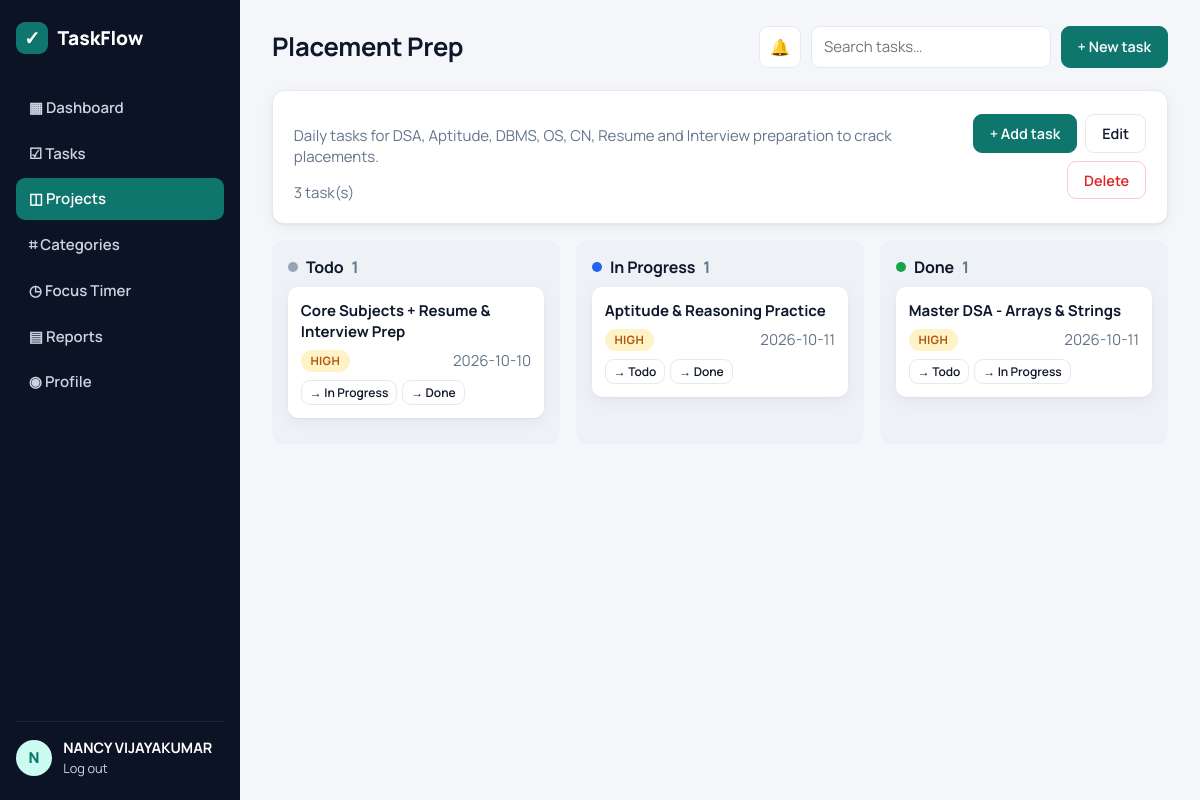
Page /projects/1 (signed in) on the committed database.
### tables this page shows
CREATE TABLE users (
  id INTEGER PRIMARY KEY AUTOINCREMENT,
  username TEXT UNIQUE NOT NULL,
  email TEXT UNIQUE NOT NULL,
  full_name TEXT DEFAULT '',
  password_hash TEXT NOT NULL,
  created_at TIMESTAMP DEFAULT CURRENT_TIMESTAMP
);

CREATE TABLE projects (
  id INTEGER PRIMARY KEY AUTOINCREMENT,
  user_id INTEGER NOT NULL REFERENCES users(id) ON DELETE CASCADE,
  name TEXT NOT NULL,
  description TEXT DEFAULT '',
  color TEXT DEFAULT '#2563eb',
  created_at TIMESTAMP DEFAULT CURRENT_TIMESTAMP
);

CREATE TABLE tasks (
  id INTEGER PRIMARY KEY AUTOINCREMENT,
  user_id INTEGER NOT NULL REFERENCES users(id) ON DELETE CASCADE,
  project_id INTEGER REFERENCES projects(id) ON DELETE SET NULL,
  category_id INTEGER REFERENCES categories(id) ON DELETE SET NULL,
  title TEXT NOT NULL,
  description TEXT DEFAULT '',
  status TEXT NOT NULL DEFAULT 'todo' CHECK (status IN ('todo','in_progress','done')),
  priority TEXT NOT NULL DEFAULT 'medium' CHECK (priority IN ('low','medium','high','urgent')),
  due_date DATE,
  created_at TIMESTAMP DEFAULT CURRENT_TIMESTAMP,
  completed_at TIMESTAMP
);

### projects.py (the view)
@bp.route("/<int:pid>")
@login_required
def detail(pid):
    project = get_project(pid)
    tasks = get_db().execute("SELECT * FROM tasks WHERE project_id = ? ORDER BY status, due_date", (pid,)).fetchall()
    board = {s: [t for t in tasks if t["status"] == s] for s in ("todo", "in_progress", "done")}
    return render_template("projects/detail.html", project=project, board=board, total=len(tasks))

### app.py (called while the page is built)
def create_app(test_config=None):
    app = Flask(__name__)
    app.config.from_object(Config)
    if test_config:
        app.config.update(test_config)
    db.init_app(app)
    sounds.ensure_sounds(app.static_folder)
    os.makedirs(app.config["RECORDINGS_DIR"], exist_ok=True)
    if not app.config.get("TESTING"):
        push.start_reminder_scheduler(app)
    for module in (auth, dashboard, projects, tasks, categories, reports, profile, focus, push):
        app.register_blueprint(module.bp)
    @app.template_filter("label")
    def label(value):
        return (value or "").replace("_", " ").title()
    @app.errorhandler(404)
    def not_found(e):
        return render_template("error.html", code=404, message="Page not found"), 404
    @app.errorhandler(400)
    def bad_request(e):
        return render_template("error.html", code=400, message="Bad request"), 400
    return app

### auth.py (called while the page is built)
def login_required(view):
    @functools.wraps(view)
    def wrapped(**kwargs):
        if g.user is None:
            flash("Please log in to continue.", "warning")
            return redirect(url_for("auth.login"))
        return view(**kwargs)
    return wrapped

@bp.before_app_request
def load_user():
    uid = session.get("user_id")
    g.user = get_db().execute("SELECT * FROM users WHERE id = ?", (uid,)).fetchone() if uid else None

### db.py (called while the page is built)
def get_db():
    if "db" not in g:
        g.db = sqlite3.connect(current_app.config["DATABASE"])
        g.db.row_factory = sqlite3.Row
        g.db.execute("PRAGMA foreign_keys = ON")
    return g.db

### projects.py (called while the page is built)
def get_project(pid):
    p = get_db().execute("SELECT * FROM projects WHERE id = ? AND user_id = ?", (pid, g.user["id"])).fetchone()
    if p is None:
        abort(404)
    return p

### templates/projects/detail.html
{% extends "base.html" %}{% block title %}{{ project.name }}{% endblock %}
{% block heading %}{{ project.name }}{% endblock %}
{% block content %}
<div class="card row-between" style="--pc: {{ project.color }}">
  <div><p class="muted">{{ project.description or 'No description' }}</p><span class="muted">{{ total }} task(s)</span></div>
  <div class="row-end">
    <a class="btn btn-primary" href="{{ url_for('tasks.edit', project=project.id) }}">+ Add task</a>
    <a class="btn" href="{{ url_for('projects.edit', pid=project.id) }}">Edit</a>
    <form method="post" action="{{ url_for('projects.delete', pid=project.id) }}" onsubmit="return confirm('Delete project? Tasks will be kept without a project.')"><button class="btn btn-danger">Delete</button></form>
  </div>
</div>
<div class="board">
{% for status, items in board.items() %}
  <div class="column">
    <h3><span class="dot status-{{ status }}"></span>{{ status|label }} <span class="muted">{{ items|length }}</span></h3>
    {% for t in items %}
    <div class="kanban-card">
      <a href="{{ url_for('tasks.detail', tid=t.id) }}"><strong>{{ t.title }}</strong></a>
      <div class="row-between"><span class="badge prio-{{ t.priority }}">{{ t.priority|label }}</span><span class="muted">{{ t.due_date or '' }}</span></div>
      <div class="move">
        {% for s in ['todo','in_progress','done'] if s != status %}
        <form method="post" action="{{ url_for('tasks.set_status', tid=t.id, status=s) }}"><button class="btn btn-xs">→ {{ s|label }}</button></form>
        {% endfor %}
      </div>
    </div>
    {% else %}<p class="muted small">Nothing here.</p>{% endfor %}
  </div>
{% endfor %}
</div>
{% endblock %}

### templates/base.html (shortened to what this page needs)
<!doctype html>
<html lang="en">
<head>
  <link rel="stylesheet" href="{{ url_for('static', filename='css/style.css') }}">
</head>
<body data-sounds="{{ url_for('static', filename='sounds/') }}">
{% if g.user %}
<div class="layout">
  <aside class="sidebar">
    <div class="brand"><span class="logo">✓</span> TaskFlow</div>
    {% set ep = request.endpoint or '' %}
    <nav>
      <a href="{{ url_for('dashboard.index') }}" class="{{ 'active' if ep.startswith('dashboard') }}">▦ Dashboard</a>
      <a href="{{ url_for('tasks.list_tasks') }}" class="{{ 'active' if ep.startswith('tasks') }}">☑ Tasks</a>
      <a href="{{ url_for('projects.list_projects') }}" class="{{ 'active' if ep.startswith('projects') }}">◫ Projects</a>
      <a href="{{ url_for('categories.index') }}" class="{{ 'active' if ep.startswith('categories') }}">⌗ Categories</a>
      <a href="{{ url_for('focus.index') }}" class="{{ 'active' if ep.startswith('focus') }}">◷ Focus Timer</a>
      <a href="{{ url_for('reports.index') }}" class="{{ 'active' if ep.startswith('reports') }}">▤ Reports</a>
      <a href="{{ url_for('profile.index') }}" class="{{ 'active' if ep.startswith('profile') }}">◉ Profile</a>
    </nav>
    <div class="sidebar-foot">
      <div class="avatar">{{ g.user['username'][0]|upper }}</div>
      <div><strong>{{ g.user['full_name'] or g.user['username'] }}</strong><a href="{{ url_for('auth.logout') }}">Log out</a></div>
    </div>
  </aside>
  <main class="content">
    <header class="topbar">
      <h1>{% block heading %}{% endblock %}</h1>
      <div class="topbar-actions">
        <button type="button" class="btn icon-btn" id="soundToggle" title="Sounds">🔊</button>
        <form action="{{ url_for('tasks.list_tasks') }}" class="search"><input name="q" placeholder="Search tasks…"></form>
        <a class="btn btn-primary" href="{{ url_for('tasks.edit') }}">+ New task</a>
      </div>
    </header>
    {% block content %}{% endblock %}
  </main>
</div>
{% else %}
<main class="auth-wrap">
  {% include "_flash.html" %}
  {% block auth %}{% endblock %}
</main>
{% endif %}
</body>
</html>

### static/css/style.css (style rules this page uses)
:root { --bg:#f4f6fa;--surface:#fff;--ink:#0f172a;--muted:#64748b;--line:#e5e9f0; --primary:#0f766e;--primary-ink:#fff;--primary-soft:#ccfbf1; --danger:#dc2626;--warn:#d97706;--ok:#16a34a;--info:#2563eb; --sidebar:#0b1324;--sidebar-ink:#cbd5e1; --radius:12px;--shadow:0 1px 2px rgba(15,23,42,.05),0 4px 16px rgba(15,23,42,.05); }
* { box-sizing:border-box }
body { margin:0;font-family:Manrope,system-ui,sans-serif;background:var(--bg);color:var(--ink);font-size:15px }
a { color:var(--primary);text-decoration:none }
h1,h2,h3 { margin:0 0 .6rem;letter-spacing:-.01em }
h3 { font-size:1rem }
.muted { color:var(--muted) }
.layout { display:flex;min-height:100vh }
.sidebar { width:240px;background:var(--sidebar);color:var(--sidebar-ink);display:flex;flex-direction:column;padding:1.4rem 1rem;position:sticky;top:0;height:100vh }
.brand { display:flex;align-items:center;gap:.6rem;font-weight:800;font-size:1.2rem;color:#fff;margin-bottom:2rem }
.logo { display:grid;place-items:center;width:32px;height:32px;border-radius:9px;background:var(--primary);color:#fff }
.sidebar nav { display:flex;flex-direction:column;gap:.25rem;flex:1 }
.sidebar nav a { color:var(--sidebar-ink);padding:.65rem .8rem;border-radius:9px;font-weight:600 }
.sidebar nav a.active { background:var(--primary);color:#fff }
.sidebar-foot { display:flex;gap:.7rem;align-items:center;border-top:1px solid rgba(255,255,255,.08);padding-top:1rem }
.sidebar-foot strong { display:block;color:#fff;font-size:.9rem }
.sidebar-foot a { color:var(--sidebar-ink);font-size:.8rem }
.avatar { width:36px;height:36px;border-radius:50%;background:var(--primary-soft);color:var(--primary);display:grid;place-items:center;font-weight:800;flex-shrink:0 }
.content { flex:1;padding:1.6rem 2rem;max-width:1200px;min-width:0 }
.topbar { display:flex;justify-content:space-between;align-items:center;margin-bottom:1.4rem;gap:1rem;flex-wrap:wrap }
.topbar h1 { font-size:1.6rem;margin:0 }
.topbar-actions { display:flex;gap:.6rem }
.search input { width:240px }
.card { background:var(--surface);border:1px solid var(--line);border-radius:var(--radius);padding:1.2rem 1.3rem;box-shadow:var(--shadow);margin-bottom:1rem }
.btn { display:inline-flex;align-items:center;gap:.3rem;padding:.55rem 1rem;border-radius:9px;border:1px solid var(--line);background:var(--surface);color:var(--ink);font:inherit;font-weight:600;cursor:pointer;font-size:.9rem }
.btn-primary { background:var(--primary);border-color:var(--primary);color:var(--primary-ink) }
.btn-danger { color:var(--danger);border-color:#fecaca }
.btn-xs { padding:.2rem .5rem;font-size:.75rem }
input,select,textarea { font:inherit;padding:.6rem .75rem;border:1px solid var(--line);border-radius:9px;background:#fff;color:var(--ink);width:100% }
.row-between { display:flex;justify-content:space-between;align-items:center;gap:1rem }
.row-end { display:flex;justify-content:flex-end;gap:.5rem;align-items:center;flex-wrap:wrap }
.row-end form,.status-switch form,.move form,.subtask form { margin:0 }
.dot { width:10px;height:10px;border-radius:50%;display:inline-block }
.status-todo { background:#94a3b8 }
.status-in_progress { background:var(--info) }
.status-done { background:var(--ok) }
.badge { font-size:.72rem;font-weight:700;padding:.22rem .6rem;border-radius:99px;text-transform:uppercase;letter-spacing:.03em }
.prio-high { background:#fef3c7;color:#b45309 }
.board { display:grid;grid-template-columns:repeat(3,1fr);gap:1rem }
.column { background:#eef2f7;border-radius:var(--radius);padding:1rem;min-height:200px }
.column h3 { display:flex;align-items:center;gap:.5rem }
.kanban-card { background:var(--surface);border-radius:10px;padding:.8rem;margin-bottom:.6rem;box-shadow:var(--shadow);display:flex;flex-direction:column;gap:.5rem }
.kanban-card a { color:var(--ink) }
.move { display:flex;gap:.3rem;flex-wrap:wrap }
.icon-btn { padding:.5rem .65rem;font-size:1rem }

### rows in the picture
users: username "N", full_name "NANCY VIJAYAKUMAR"
projects: name "Placement Prep", description "Daily tasks for DSA, Aptitude, DBMS, OS, CN, Resume and Interview preparation to crack placements."
tasks: title "Core Subjects + Resume & Interview Prep", priority|label "HIGH", due_date "2026-10-10", status "In Progress" "Done"
tasks: title "Aptitude & Reasoning Practice", priority|label "HIGH", due_date "2026-10-11", status "Todo" "Done"
tasks: title "Master DSA - Arrays & Strings", priority|label "HIGH", due_date "2026-10-11", status "Todo" "In Progress"

### other values in the picture
{{ total }} "3"
{{ status|label }} "Todo" "In Progress" "Done"
{{ items|length }} "1" "1" "1"
